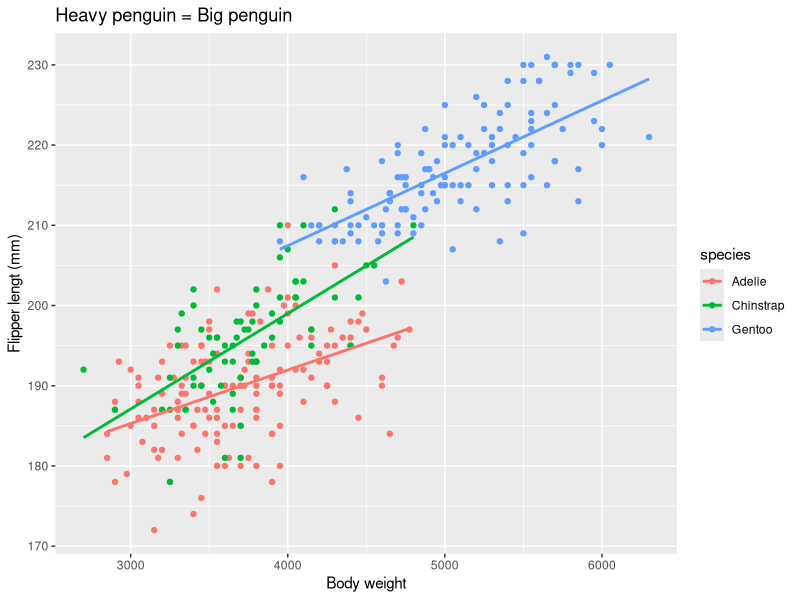

Here is the R script that generated this plot:
## ---- chunk 1
knitr::opts_chunk$set(echo = TRUE)
## ---- chunk 2
library(palmerpenguins)
#head(penguins)
library(tidyverse)
penguins %>%
  ggplot()+
  aes(x=body_mass_g, y=flipper_length_mm, colour=species)+
  geom_point()+
  labs(x="Body weight", y="Flipper lengt (mm)", title = "Heavy penguin = Big penguin")+
  geom_smooth(aes(colour = species), method = "lm", se=FALSE)
